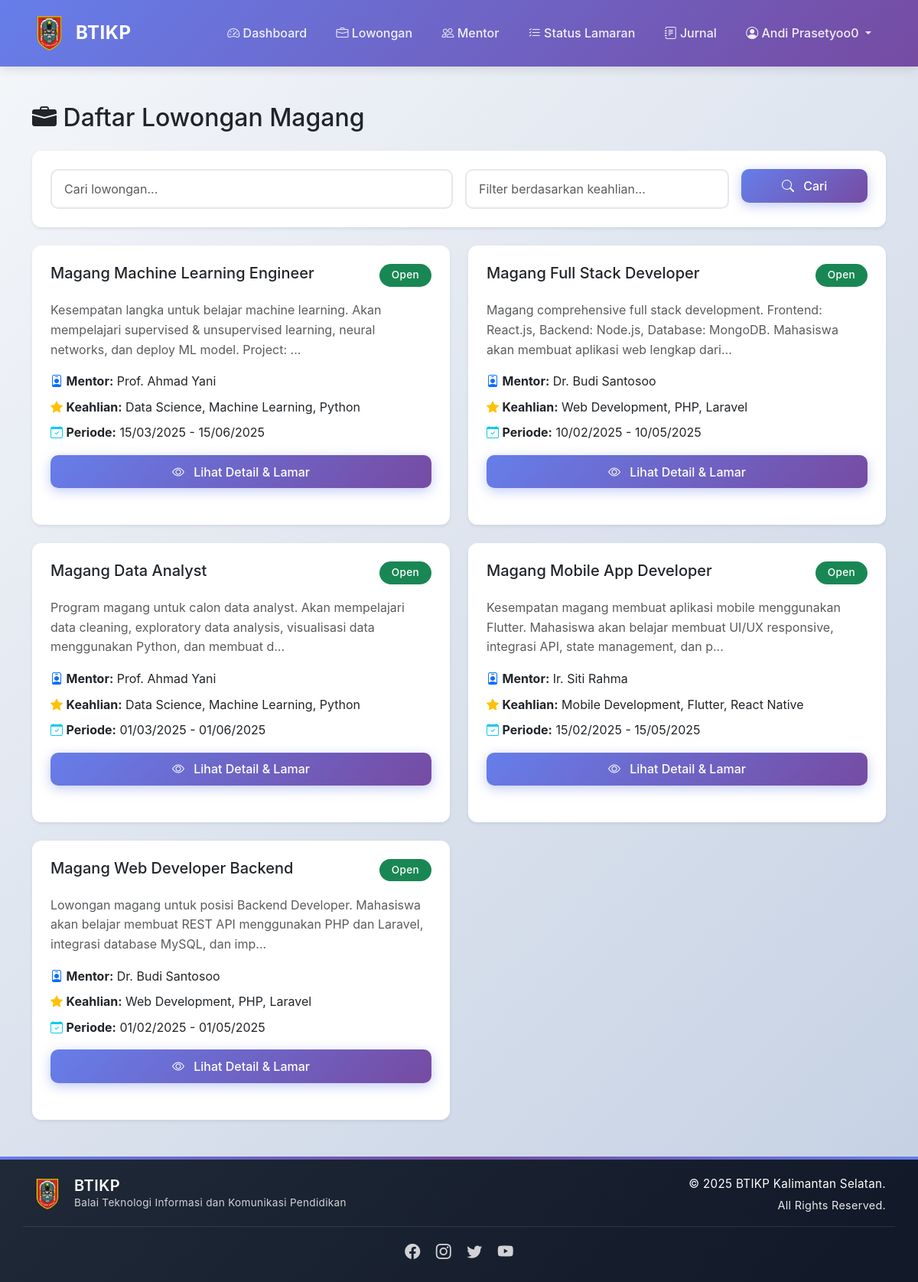
The page /pages/lowongan_list.php (signed in) on the database its author committed.
### tables this page shows
CREATE TABLE `lowongan` (
  `id` int(11) NOT NULL,
  `judul` varchar(255) NOT NULL,
  `deskripsi` text,
  `mentor_id` int(11) NOT NULL,
  `tgl_mulai` date DEFAULT NULL,
  `tgl_selesai` date DEFAULT NULL,
  `status` enum('open','closed') DEFAULT 'open'
);

CREATE TABLE `users` (
  `id` int(11) NOT NULL,
  `nama` varchar(100) NOT NULL,
  `email` varchar(100) NOT NULL,
  `password` varchar(255) NOT NULL,
  `role` enum('mahasiswa','mentor','admin') NOT NULL,
  `created_at` datetime DEFAULT CURRENT_TIMESTAMP
);

CREATE TABLE `mentors` (
  `user_id` int(11) NOT NULL,
  `keahlian` varchar(255) NOT NULL,
  `bio` text,
  `status_open` tinyint(1) DEFAULT '1',
  `foto` varchar(255) DEFAULT NULL
);

### pages/lowongan_list.php (the view, shortened to what this page needs)
<?php
require_once '../config/database.php';
include '../includes/header.php';
$query = "SELECT l.*, u.nama as nama_mentor, m.keahlian
          FROM lowongan l
          JOIN mentors m ON l.mentor_id = m.user_id
          JOIN users u ON m.user_id = u.id
          WHERE l.status = 'open'
          ORDER BY l.id DESC";
$result = mysqli_query($conn, $query);
?>
<div class="container my-5">
    <h2 class="mb-4">
        <i class="bi bi-briefcase-fill"></i> Daftar Lowongan Magang
    </h2>
    <div class="card mb-4">
        <div class="card-body">
            <form method="GET" class="row g-3">
                <div class="col-md-6">
                    <input type="text" class="form-control" name="search" placeholder="Cari lowongan..." value="<?= isset($_GET['search']) ? $_GET['search'] : '' ?>">
                </div>
                <div class="col-md-4">
                    <input type="text" class="form-control" name="keahlian" placeholder="Filter berdasarkan keahlian..." value="<?= isset($_GET['keahlian']) ? $_GET['keahlian'] : '' ?>">
                </div>
                <div class="col-md-2">
                    <button type="submit" class="btn btn-primary w-100">
                        <i class="bi bi-search"></i> Cari
                    </button>
                </div>
            </form>
        </div>
    </div>
    <?php if (mysqli_num_rows($result) > 0): ?>
        <div class="row g-4">
            <?php while ($row = mysqli_fetch_assoc($result)): ?>
            <div class="col-md-6">
                <div class="card h-100 shadow-sm">
                    <div class="card-body">
                        <div class="d-flex justify-content-between align-items-start mb-3">
                            <h5 class="card-title"><?= $row['judul'] ?></h5>
                            <span class="badge bg-success">Open</span>
                        </div>
                        <p class="card-text text-muted">
                            <?= substr($row['deskripsi'], 0, 150) ?>...
                        </p>
                        <div class="mb-2">
                            <i class="bi bi-person-badge text-primary"></i>
                            <strong>Mentor:</strong> <?= $row['nama_mentor'] ?>
                        </div>
                        <div class="mb-2">
                            <i class="bi bi-star-fill text-warning"></i>
                            <strong>Keahlian:</strong> <?= $row['keahlian'] ?>
                        </div>
                        <div class="mb-3">
                            <i class="bi bi-calendar-check text-info"></i>
                            <strong>Periode:</strong>
                            <?= date('d/m/Y', strtotime($row['tgl_mulai'])) ?> -
                            <?= date('d/m/Y', strtotime($row['tgl_selesai'])) ?>
                        </div>
                        <a href="lowongan_detail.php?id=<?= $row['id'] ?>" class="btn btn-primary w-100">
                            <i class="bi bi-eye"></i> Lihat Detail & Lamar
                        </a>
                    </div>
                </div>
            </div>
            <?php endwhile; ?>
        </div>
    <?php else: ?>
        <div class="alert alert-info">
            <i class="bi bi-info-circle"></i> Tidak ada lowongan tersedia saat ini.
        </div>
    <?php endif; ?>
</div>
<?php include '../includes/footer.php'; ?>

### assets/css/style.css (style rules this page uses)
:root { --primary-color: #0d6efd; --primary-dark: #0a58ca; --secondary-color: #6c757d; --success-color: #198754; --info-color: #0dcaf0; --warning-color: #ffc107; --danger-color: #dc3545; --light-bg: #f8f9fa; --dark-text: #212529; --shadow-sm: 0 2px 4px rgba(0,0,0,0.08); --shadow-md: 0 4px 12px rgba(0,0,0,0.1); --shadow-lg: 0 8px 24px rgba(0,0,0,0.12); --border-radius: 12px; --transition: all 0.3s cubic-bezier(0.4, 0, 0.2, 1); }
* { margin: 0; padding: 0; box-sizing: border-box; }
body { font-family: 'Inter', -apple-system, BlinkMacSystemFont, 'Segoe UI', Roboto, 'Helvetica Neue', Arial, sans-serif; line-height: 1.6; color: var(--dark-text); background: linear-gradient(135deg, #f5f7fa 0%, #c3cfe2 100%); min-height: 100vh; overflow-x: hidden; }
html { scroll-behavior: smooth; }
.card { border: none; border-radius: var(--border-radius); box-shadow: var(--shadow-sm); transition: var(--transition); overflow: hidden; background: white; margin-bottom: 1.5rem; }
.card-body { padding: 1.5rem; }
.btn { border-radius: 10px; padding: 0.6rem 1.5rem; font-weight: 500; transition: var(--transition); border: none; position: relative; overflow: hidden; z-index: 1; }
.btn::before { content: ''; position: absolute; top: 50%; left: 50%; width: 0; height: 0; border-radius: 50%; background: rgba(255, 255, 255, 0.3); transform: translate(-50%, -50%); transition: width 0.6s, height 0.6s; z-index: -1; }
.btn-primary { background: linear-gradient(135deg, #667eea 0%, #764ba2 100%); box-shadow: 0 4px 15px rgba(102, 126, 234, 0.4); }
.badge { padding: 0.5rem 1rem; border-radius: 20px; font-weight: 500; font-size: 0.85rem; letter-spacing: 0.3px; }
.form-control, .form-select { border-radius: 10px; border: 2px solid #e5e7eb; padding: 0.75rem 1rem; transition: var(--transition); }
.container { animation: fadeIn 0.6s ease; }
.bi { transition: var(--transition); }
.card-title .bi, .btn .bi { margin-right: 0.5rem; }

### rows shown on the page
lowongan: judul "Magang Machine Learning Engineer", deskripsi "Kesempatan langka untuk belajar machine learning. Akan mempelajari supervised & unsupervised learning, neural networks, dan deploy ML model. Project:", users.nama "Prof. Ahmad Yani", mentor.keahlian "Data Science, Machine Learning, Python", tgl_mulai "15/03/2025", tgl_selesai "15/06/2025"
lowongan: judul "Magang Full Stack Developer", deskripsi "Magang comprehensive full stack development. Frontend: React.js, Backend: Node.js, Database: MongoDB. Mahasiswa akan membuat aplikasi web lengkap dari", users.nama "Dr. Budi Santosoo", mentor.keahlian "Web Development, PHP, Laravel", tgl_mulai "10/02/2025", tgl_selesai "10/05/2025"
lowongan: judul "Magang Data Analyst", deskripsi "Program magang untuk calon data analyst. Akan mempelajari data cleaning, exploratory data analysis, visualisasi data menggunakan Python, dan membuat d", users.nama "Prof. Ahmad Yani", mentor.keahlian "Data Science, Machine Learning, Python", tgl_mulai "01/03/2025", tgl_selesai "01/06/2025"
lowongan: judul "Magang Mobile App Developer", deskripsi "Kesempatan magang membuat aplikasi mobile menggunakan Flutter. Mahasiswa akan belajar membuat UI/UX responsive, integrasi API, state management, dan p", users.nama "Ir. Siti Rahma", mentor.keahlian "Mobile Development, Flutter, React Native", tgl_mulai "15/02/2025", tgl_selesai "15/05/2025"
lowongan: judul "Magang Web Developer Backend", deskripsi "Lowongan magang untuk posisi Backend Developer. Mahasiswa akan belajar membuat REST API menggunakan PHP dan Laravel, integrasi database MySQL, dan imp", users.nama "Dr. Budi Santosoo", mentor.keahlian "Web Development, PHP, Laravel", tgl_mulai "01/02/2025", tgl_selesai "01/05/2025"

### other values the page prints
$_SESSION['nama'] "Andi Prasetyoo0"
